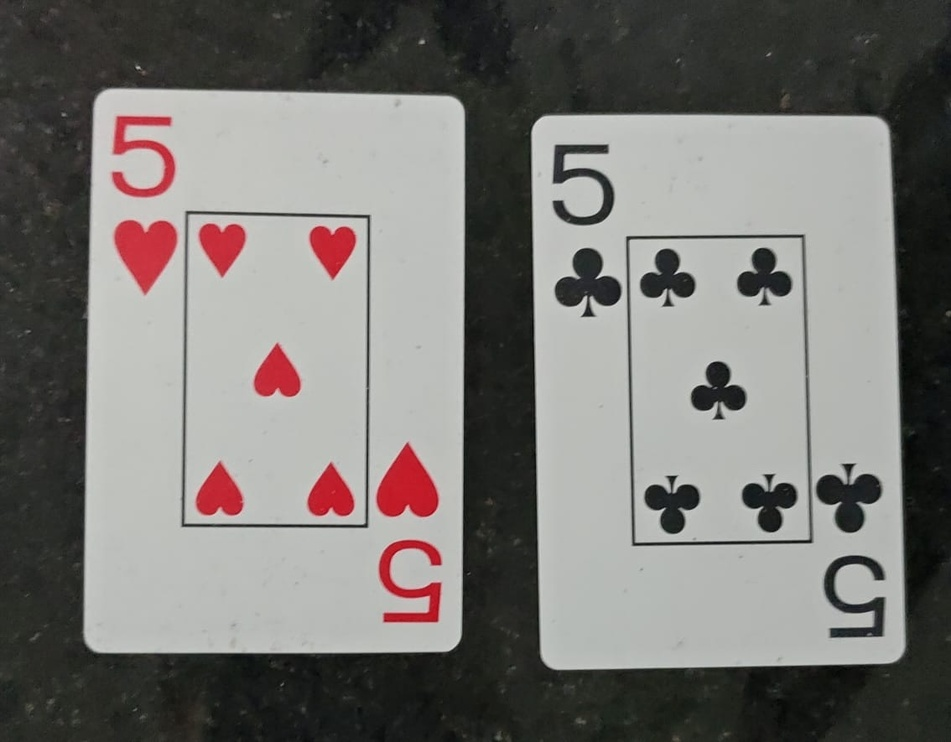
#> input picture card/card4.jpg, 951 x 742 px, shrunk from 1134 x 885 before the run
$ python file01.py
#> lines starting #> are read from the running program, lines starting #| are printed output that depends on the picture; after the words box and inside, x2 and y2 are one past the last pixel; in counts of white or black regions, pixels touching at a corner belong together
import cv2

imagem=cv2.imread("card4.jpg")
#> imagem is the input picture: shape (742, 951, 3); mean B, G, R 115, 118.1, 120.4

imagemCinza=cv2.cvtColor(imagem,cv2.COLOR_BGR2GRAY)
ret,imagemBinaria=cv2.threshold(imagemCinza, 135,255, cv2.THRESH_BINARY_INV+cv2.THRESH_OTSU)
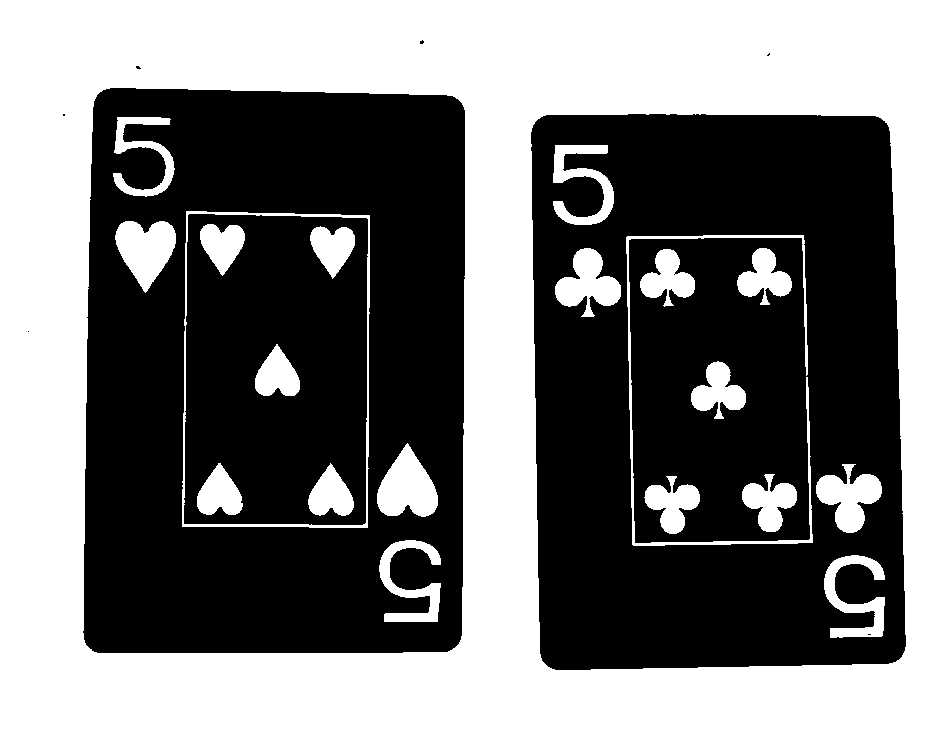
#> imagemBinaria: shape (742, 951); 47.4% white; 21 white regions, largest, box (x1, y1, x2, y2) and area: (0, 0, 951, 742) 294456, (377, 443, 438, 517) 2854, (115, 221, 176, 293) 2769
#> ret = 114

kernel=cv2.getStructuringElement(cv2.MORPH_RECT, (6,6))
# imagemBinaria=cv2.erode(imagemBinaria, kernel,iterations=3)
# imagemBinaria=cv2.dilate(imagemBinaria, kernel,iterations=5)


imagemHSV=cv2.cvtColor(imagem,cv2.COLOR_RGB2HSV)
#> imagemHSV: shape (742, 951, 3); mean H, S, V 74.6, 20.7, 122.3
hue,sat,value=cv2.split(imagemHSV)
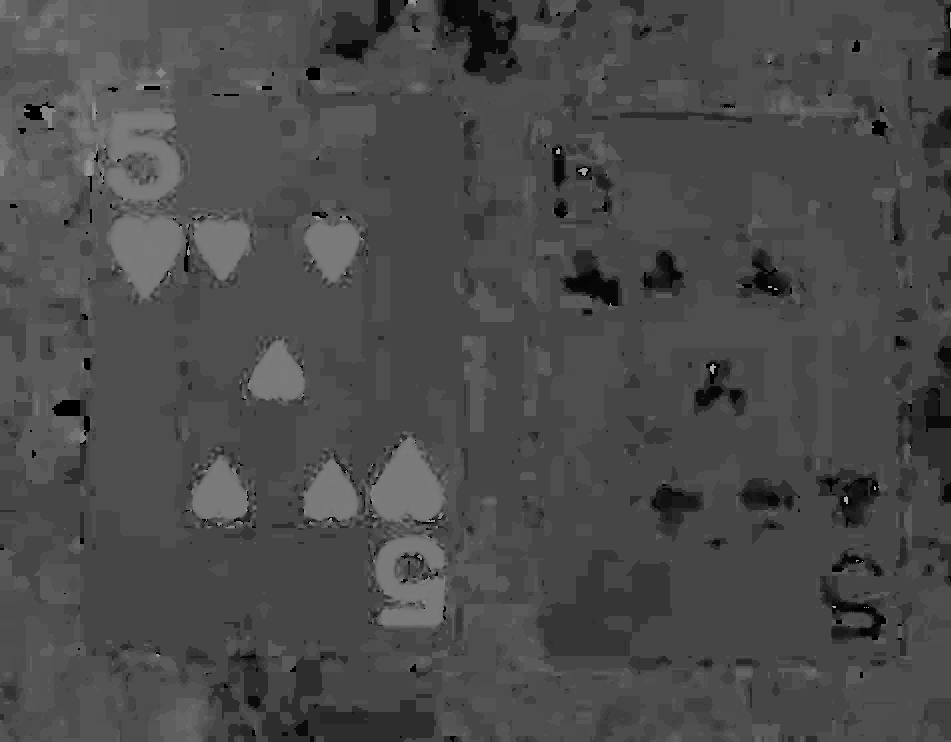
#> hue: shape (742, 951); min 0, max 175, mean 74.6
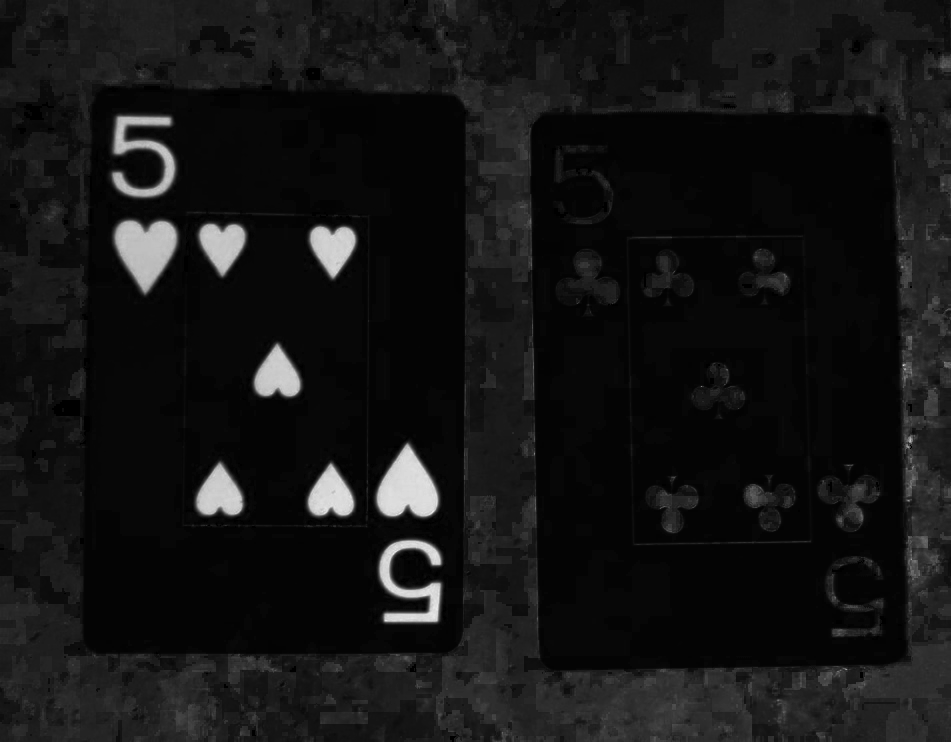
#> sat: shape (742, 951); min 0, max 235, mean 20.7
# cv2.imshow("Original 1",hue)
# cv2.imshow("Original 2",sat)
# cv2.imshow("Original 3",value)

ret,imagemBinaria= cv2.threshold(imagemCinza, 120,200,cv2.THRESH_BINARY)
#> imagemBinaria: shape (742, 951); values 0 (black) and 200 (white), 52.5% white; 21 black regions, largest, box (x1, y1, x2, y2) and area: (0, 0, 951, 742) 294783, (377, 443, 438, 517) 2877, (626, 235, 813, 546) 2876
imagemBinaria = cv2.morphologyEx(imagemBinaria, cv2.MORPH_OPEN, cv2.getStructuringElement(cv2.MORPH_ELLIPSE, (2, 2)),iterations=1)
#> imagemBinaria: shape (742, 951); values 0 (black) and 200 (white), 52.5% white; 21 black regions, largest, box (x1, y1, x2, y2) and area: (0, 0, 951, 742) 294791, (378, 444, 439, 518) 2889, (627, 236, 814, 547) 2874
cv2.imshow("Original 2",imagemBinaria)
imagemBinaria = cv2.erode(imagemBinaria, cv2.getStructuringElement(cv2.MORPH_RECT, (3, 3)),iterations=1)
#> imagemBinaria: shape (742, 951); values 0 (black) and 200 (white), 50.5% white; 21 black regions, largest, box (x1, y1, x2, y2) and area: (0, 0, 951, 742) 298581, (626, 235, 815, 548) 4847, (182, 211, 372, 530) 4629
imagemBinaria = cv2.dilate(imagemBinaria, cv2.getStructuringElement(cv2.MORPH_CROSS, (3, 3)),iterations=1)
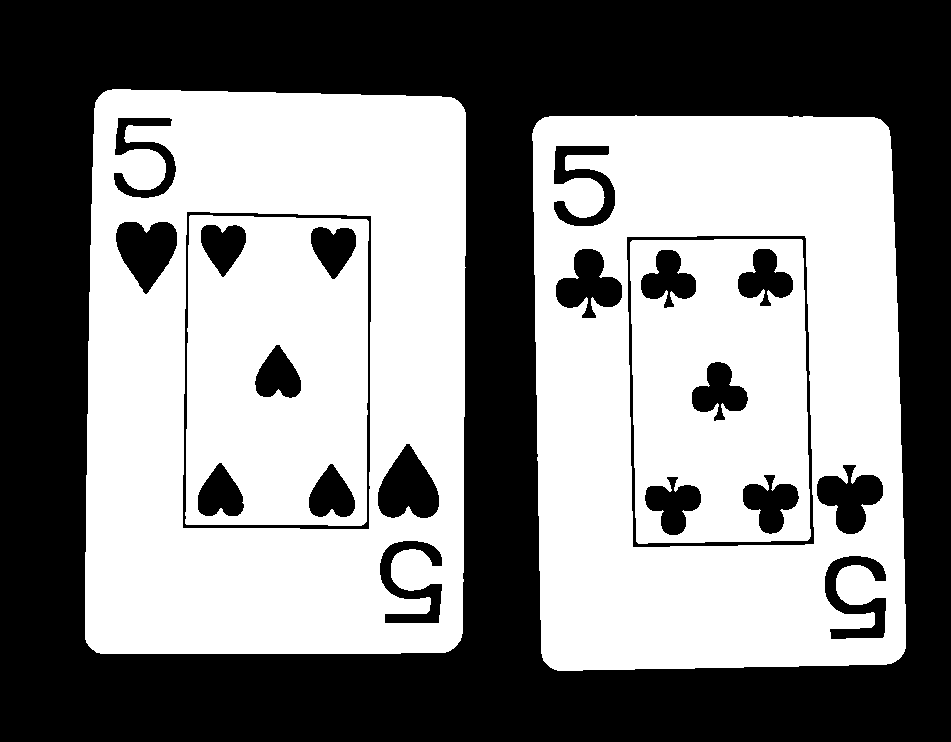
#> imagemBinaria: shape (742, 951); values 0 (black) and 200 (white), 52.2% white; 21 black regions

# imagemBinaria = cv2.morphologyEx(imagemBinaria, cv2.MORPH_CLOSE, cv2.getStructuringElement(cv2.MORPH_RECT, (3, 3)),iterations=4)

contornos, hierarquia = cv2.findContours (imagemBinaria, cv2.RETR_CCOMP,cv2.CHAIN_APPROX_SIMPLE)
#> contornos = 24 contours; largest, box (x1, y1, x2, y2) and area: (85, 89, 466, 654) 209809, (532, 115, 906, 671) 199048, (182, 211, 372, 530) 58780, (626, 235, 815, 548) 56114, (185, 215, 369, 526) 55138
# print(len(contornos))
cv2.drawContours(imagem, contornos, -1, (0,255,0), 3)
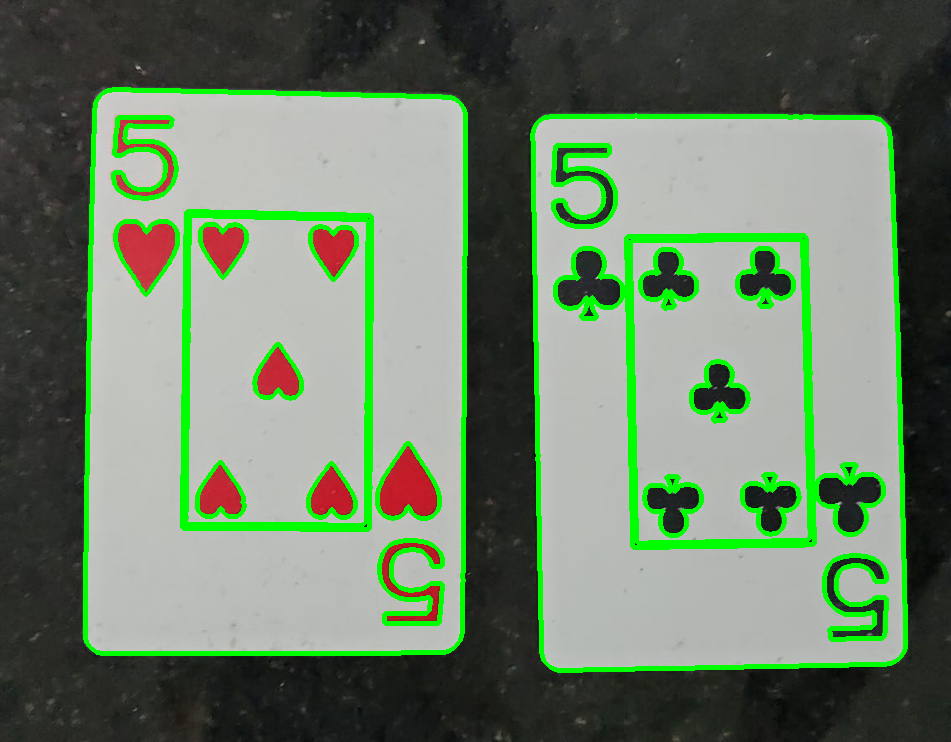
#> imagem: shape (742, 951, 3); 8.13% of pixels changed, all inside (x1, y1, x2, y2) = (83, 87, 908, 673)

# contornos = sorted(contornos, key=cv2.contourArea, reverse=True)

contornos_poly = [None] * len(contornos)
#> contornos_poly = 24 items
boundRect = [None] * len(contornos)
#> boundRect = 24 items
centers = [None] * len(contornos)
#> centers = 24 items
radius = [None] * len(contornos)
#> radius = 24 items
cropedImages=list()
for i, c in enumerate(contornos):
    area = cv2.contourArea(c)
    perimetro=cv2.arcLength(c,True)
    approx=cv2.approxPolyDP(c, perimetro*0.1,True)
    # if area >100000.0:
    if len(approx)==4 and area >100000.0:
        x,y,w,h = cv2.boundingRect(approx)
        # print(int(boundRect[i][0]), int(boundRect[i][1]),int( boundRect[i][2]), int( boundRect[i][3]))
        cv2.rectangle(imagem, (int(x), int(y)), \
                      (int(x+w), int(y+h)), (255,0,0), 2)
        cropedImages.append(imagem[y:y+h,x:x+w])
#> this loop made 24 passes
#> (area, perimetro, approx, x, y, w, h) on passes 13, 19: (199048, 1811.6, [[542, 118], [543, 660], [895, 661], [888, 127]], 542, 118, 354, 544), (209809, 1849.8, [[103, 92], [86, 642], [450, 650], [463, 107]], 86, 92, 378, 559)
#> (area, perimetro, approx) on passes 1 to 6: (52230, 952.8, [[632, 240], [636, 541], [807, 540], [802, 240]]), (1960.5, 250.1, [[667, 476], [701, 494], [677, 535], [644, 500]]), (1969, 250.3, [[764, 474], [799, 496], [771, 534]]), (1955, 255.5, [[720, 361], [748, 400], [714, 421], [691, 392]]), (1926.5, 252.9, [[661, 249], [696, 280], [673, 307], [640, 289]]), (1901, 250.3, [[758, 248], [793, 280], [770, 306], [737, 288]])
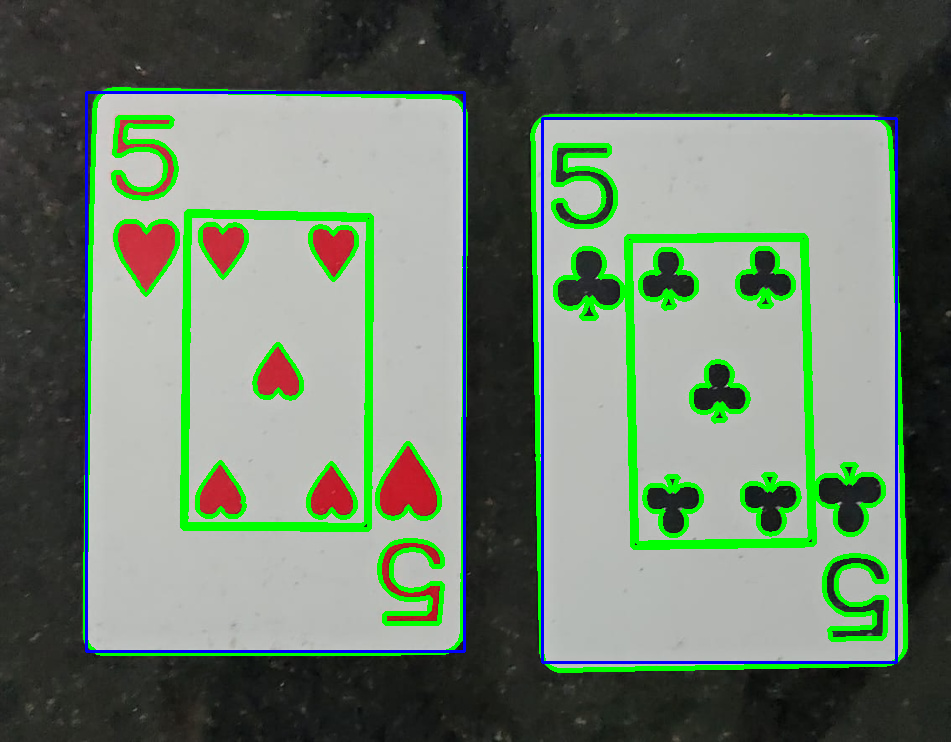
#> imagem: shape (742, 951, 3); 1.56% of pixels changed, all inside (x1, y1, x2, y2) = (85, 91, 898, 664)
#> after the loop, cropedImages = 2 items

for indexCrop in range(len(cropedImages)):
    cv2.imshow(str(indexCrop),cropedImages[indexCrop])
#> this loop made 2 passes
#> pass 2, `cv2.imshow(str(indexCrop),cropedImages[indexCrop])`:
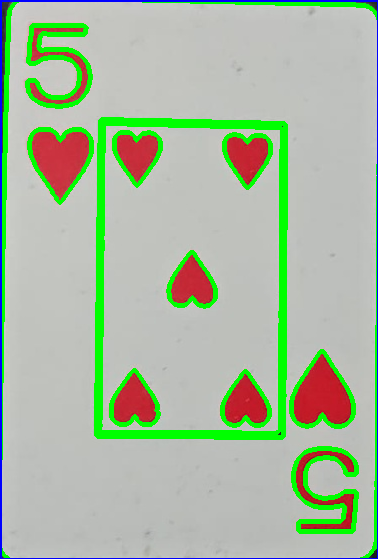
#> window '1': shape (559, 378, 3); mean B, G, R 161.2, 186.2, 169
# imagemBinaria=cv2.erode(imagemBinaria,None, iterations=1)
# imagemBinaria=cv2.dilate(imagemBinaria,None, iterations=2)
# cv2.imshow("Original",imagemCinza)
cv2.imshow("Original",imagem)
cv2.imshow("Original 3",imagemBinaria)

cv2.waitKey(0)
cv2.destroyAllWindows()

$ run again, with card/card2.jpg copied over card/card4.jpg
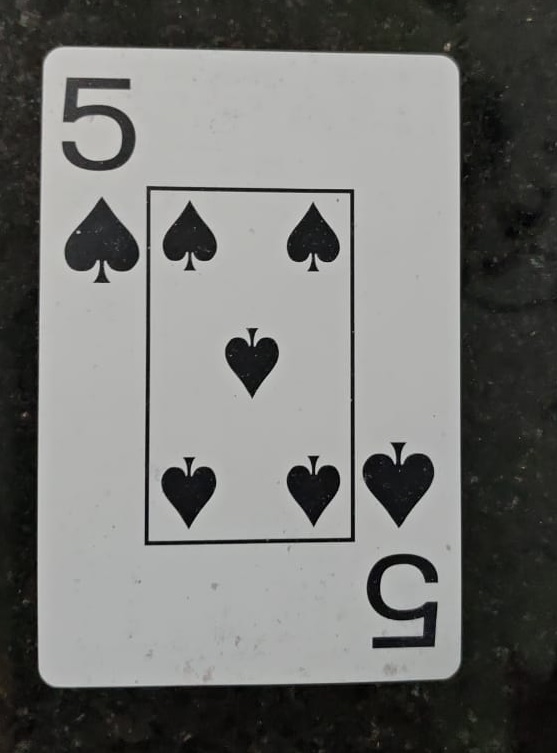
#> input picture card/card2.jpg, 557 x 753 px
#> imagem is the input picture: shape (753, 557, 3); mean B, G, R 113.1, 115.5, 115.2
#> `ret,imagemBinaria=cv2.threshold(imagemCinza, 135,255, cv2.THRESH_BINAR..`:
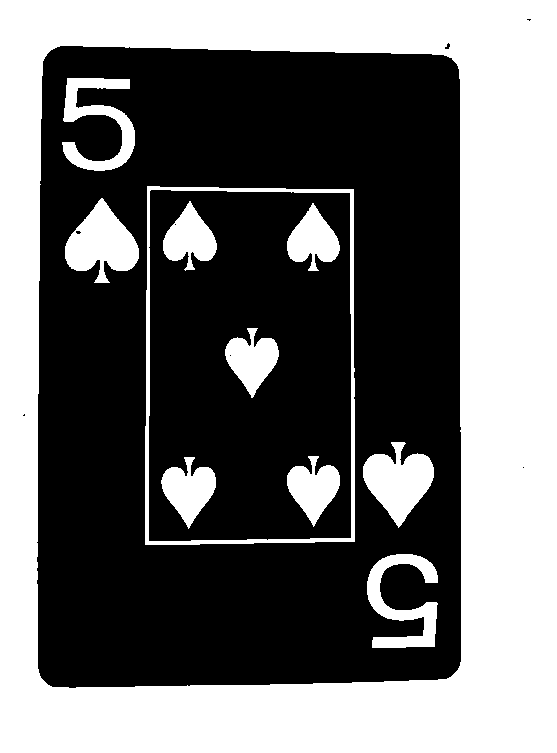
#> imagemBinaria: shape (753, 557); 43% white; 11 white regions, largest, box (x1, y1, x2, y2) and area: (0, 0, 557, 753) 152863, (145, 186, 355, 545) 4274, (65, 198, 139, 283) 3559
#> ret = 104
#> imagemHSV: shape (753, 557, 3); mean H, S, V 77.3, 16.6, 115.8
#> contornos = 12 contours; largest, box (x1, y1, x2, y2) and area: (39, 47, 462, 688) 265073, (144, 186, 357, 547) 74880, (150, 191, 352, 542) 69226, (65, 197, 141, 285) 3898, (362, 442, 436, 529) 3724
#> contornos_poly = 12 items
#> the loop `for i, c in enumerate(contornos):` made 12 passes
#> (area, perimetro, approx, x, y, w, h) on pass 7: (265073, 2079.5, [[54, 50], [43, 678], [449, 677], [457, 67]], 43, 50, 415, 629)
#> after the loop `for i, c in enumerate(contornos):`: cropedImages = 1 item
#> the loop `for indexCrop in range(len(cropedImages)):` made 1 pass
#> pass 1, `cv2.imshow(str(indexCrop),cropedImages[indexCrop])`:
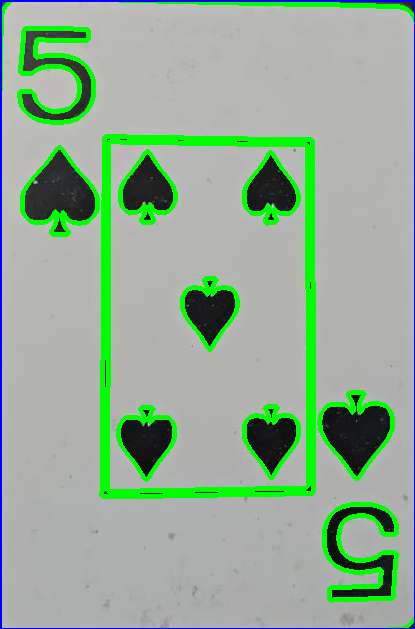
#> window '0': shape (629, 415, 3); mean B, G, R 150.2, 173, 148.3

$ run again, with card/card3.jpg copied over card/card4.jpg
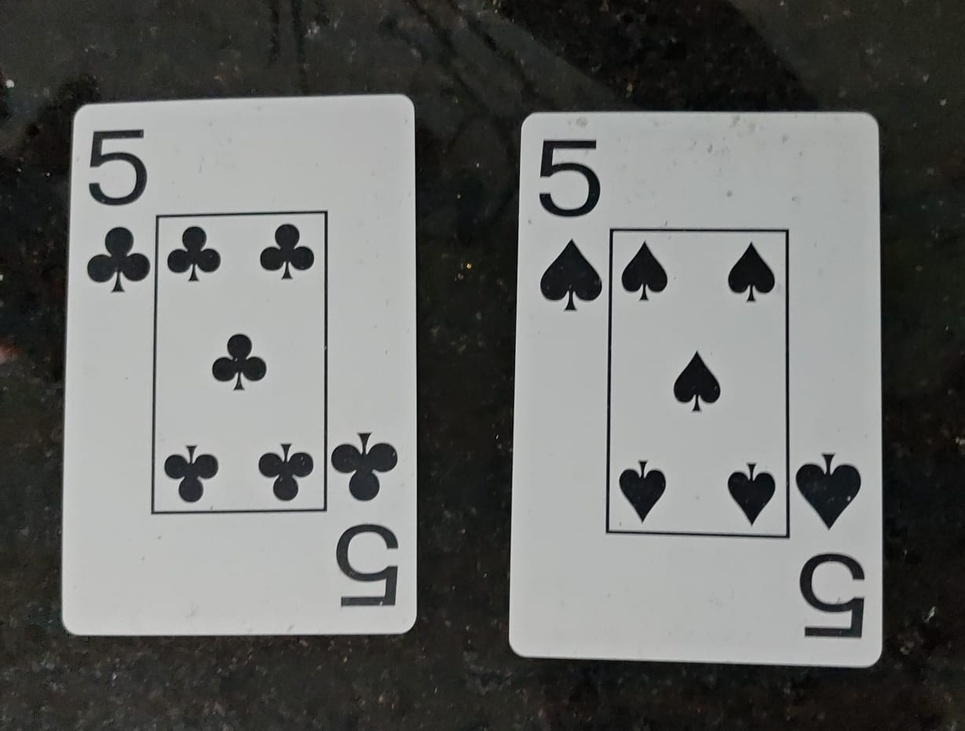
#> input picture card/card3.jpg, 965 x 731 px, shrunk from 1229 x 931 before the run
#> imagem is the input picture: shape (731, 965, 3); mean B, G, R 104, 106.2, 105.1
#> `ret,imagemBinaria=cv2.threshold(imagemCinza, 135,255, cv2.THRESH_BINAR..`:
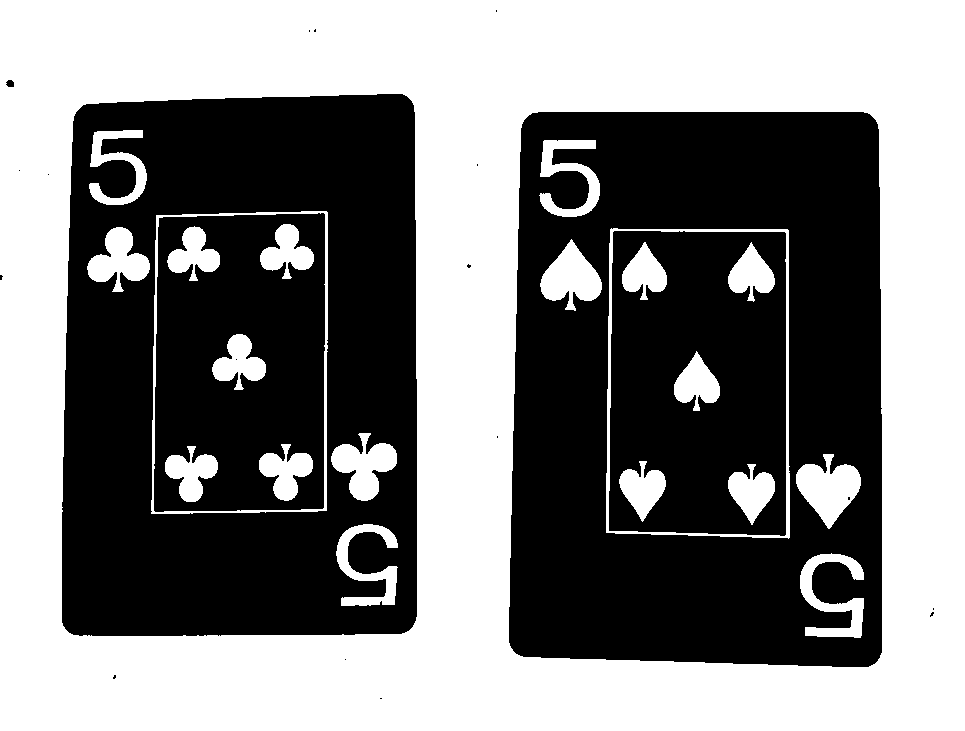
#> imagemBinaria: shape (731, 965); 50.4% white; 21 black regions (16 under 20 px), largest, box (x1, y1, x2, y2) and area: (509, 112, 882, 667) 136083, (62, 94, 417, 636) 127073, (609, 231, 786, 536) 45043, (154, 213, 325, 512) 41633, (6, 80, 14, 87) 46
#> ret = 106
#> imagemHSV: shape (731, 965, 3); mean H, S, V 64.5, 21.5, 106.7
#> contornos = 26 contours, 1 with area under 20; largest, box (x1, y1, x2, y2) and area: (510, 113, 883, 668) 200001, (63, 95, 418, 637) 186297, (606, 228, 792, 541) 56372, (151, 211, 330, 516) 52818, (610, 232, 787, 536) 52093
#> contornos_poly = 26 items
#> the loop `for i, c in enumerate(contornos):` made 26 passes
#> (area, perimetro, approx, x, y, w, h) on passes 14, 20: (200001, 1812.3, [[532, 115], [513, 648], [871, 665], [876, 122]], 513, 115, 364, 551), (186297, 1748.7, [[404, 96], [78, 112], [72, 633], [414, 623]], 72, 96, 343, 538)
#> after the loop `for i, c in enumerate(contornos):`: cropedImages = 2 items
#> the loop `for indexCrop in range(len(cropedImages)):` made 2 passes
#> pass 2, `cv2.imshow(str(indexCrop),cropedImages[indexCrop])`:
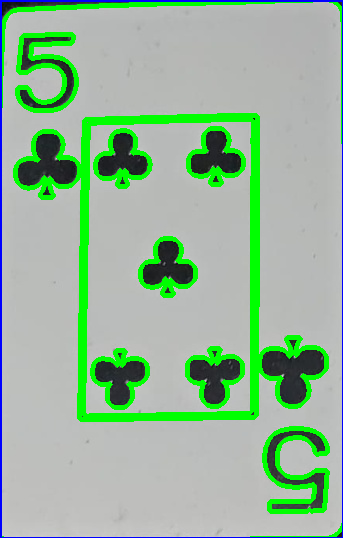
#> window '1': shape (538, 343, 3); mean B, G, R 154.2, 182.2, 150.4
